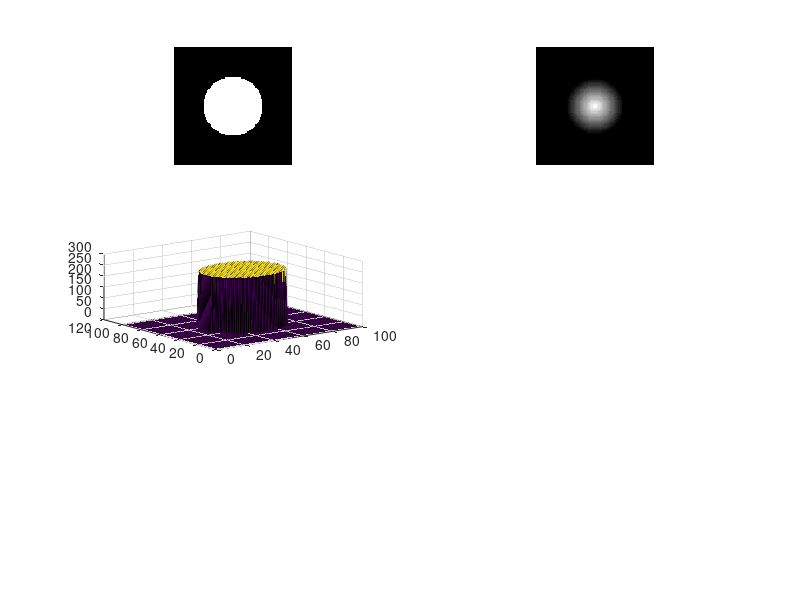

Recreate this plot in MATLAB. (Note: this script raises an error after producing the figure.)
clear

% Dibuixa dos cercles, un definit i l'altre difuminat, i compara els coef
% de mag
% VARIABLES
rMin= 0; %Valor del paper r = 175
rMax= 15;

M=100;
N=100;

% Preparo les imatges per marcar

im1 = zeros(M,N);
for r = 0:M/4
    L = 2*pi*r;
    for k = 1:L
    % Marca L punts distribuïts uniformemente entre [-pi,pi] (comença per
    % -pi!) en el radi r
    x = fix(M/2+1)+fix(r*cos(k*pi/L));
    y = fix(N/2+1)+fix(r*sin(k*pi/L));
    
            im1(x,y) = 255;

    end
end


for m= 1:M
    for n = 1:fix(N/2)
        im1(m+1,n) = im1(M+1-m,N+1-n);
    end
end


pix=255;
im2 = zeros(M,N);
for r = 0:M/4
    
    pix = pix-10;
    L = 2*pi*r;
    for k = 1:L
    % Marca L punts distribuïts uniformemente entre [-pi,pi] (comença per
    % -pi!) en el radi r
    x = fix(M/2+1)+fix(r*cos(k*pi/L));
    y = fix(N/2+1)+fix(r*sin(k*pi/L));
    
    im2(x,y) = pix;

    end

end


for m= 1:M
    for n = 1:fix(N/2)
        im2(m+1,n) = im2(M+1-m,N+1-n);
    end
end

% Transformo la imatge al domini de Fourier
im1DFT = fft2(im1); 
im1DFTshift = fftshift(im1DFT); % Traslladem els coeficients de baixa freqüència al centre

im2DFT = fft2(im2); 
im2DFTshift = fftshift(im2DFT); % Traslladem els coeficients de baixa freqüència al centre


% Separem els coeficients de magnitud dels coeficients de fase
coefMag1 = abs(im1DFTshift); % Mòdul o magnitud complexa 
coefMag2 = abs(im2DFTshift); % Mòdul o magnitud complexa 


% Transforma de nou al domini espacial (Inverteix la transformada de
% Fourier)
figure(1)
Fs = mat2gray(im1,[0 5000]);
subplot(3,2,1); imshow(Fs,[]); 
Fs = mat2gray(im2,[0 5000]);
subplot(3,2,2); imshow(Fs,[]); 

subplot(3,2,3); s1=surf(im1); s1.EdgeColor = 'none';

subplot(3,2,4); s2=surf(im2); s2.EdgeColor = 'none';

Fs = mat2gray(coefMag1,[0 5000]);
subplot(3,2,5); imshow(Fs,[]); 

Fw = mat2gray(coefMag2,[0 5000]);
subplot(3,2,6); imshow(Fw,[]); 


